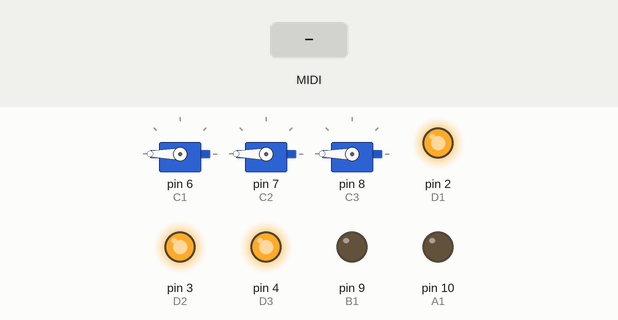
Simulated run of this sketch. Board: Arduino Uno, built with avr-gcc and run on an emulated ATmega328P. Shown: 3 × servo, output pins drawn as LEDs (lit = HIGH). Inputs (shaded band) come from the test bench. MIDI output is not drawn; pins used as bus, display or sensor lines are not drawn.

Above: at 1.2 s.
1.3 s: MIDI note 48 received
At 1.45 s:
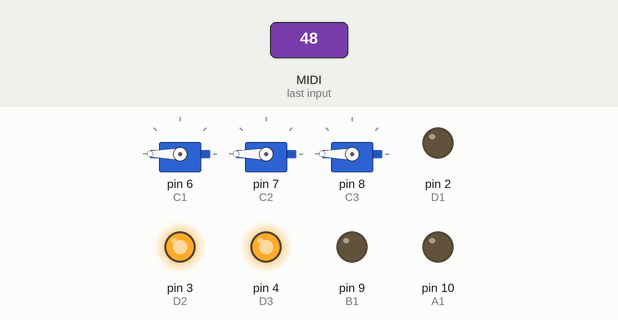
Timing chart, 0 to 4.3 s (numbered marks = the images above; inputs shaded):
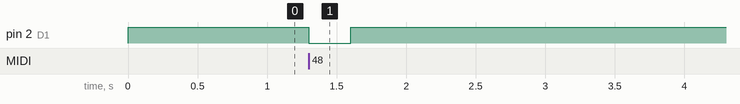

Measured:
- after the input at 1.3 s, pin 2 (D1): HIGH → LOW at once, → HIGH 0.30 s later

The sketch:

EnsembleFive.ino
```cpp
/* PHOBOS - EnsembleFive firmware v.0.3 (20.06.2017)
 *
 * using:
 * Arduino v1.8.0
 * MIDI_Library v.4.3.1 by fortyseveneffects
 * Servo Library v.1.1.2
 * EEPROM Library v.2.0.0
 *
 * plays:
 * A - 1 motor on a vynil with attached strings
 * B - 1 motor with loose strings
 * C - 3 servos plucking strings
 * D - 4 lights controlled by relays
 */

#include <EEPROM.h>
#include <Servo.h>
#include <MIDI.h>
#define MIDICH 1
#define START 43
#define SIZE 9

// VM VYNIL'S PINS
#define A1 10
// VM STRINGS' PINS
#define B1 9
// VM SERVOS' PINS
#define C1 6
#define C2 7
#define C3 8
// LIGHTS' PINS
#define D1 2
#define D2 3
#define D3 4
#define D4 5

/* Addresses on Arduino EEPROM for servo control parameters*/
#define S1MININC 0 // servo1 min increment (cc=116)
#define S1MAXINC 1 // servo1 max increment (cc=117)

#define S2MININC 2 // servo2 min increment (cc=118)
#define S2MAXINC 3 // servo2 max increment (cc=119)

#define S3MININC 4 // servo3 min increment (cc=120)
#define S3MAXINC 5 // servo3 max increment (cc=121)


#define S1MINANG 6 // servo1 min angle (cc=122)
#define S1MAXANG 7 // servo1 max angle (cc=123)

#define S2MINANG 8 // servo2 min angle (cc=124)
#define S2MAXANG 9 // servo2 max angle (cc=125)

#define S3MINANG 10 // servo3 min angle (cc=126)
#define S3MAXANG 11 // servo3 max angle (cc=127)

// servos
Servo servo1, servo2, servo3;
bool servoState[3]; // servo state to control servos out of MIDI loop
bool _servoState[3]; // servo previous state
float servoPos[3]; // servo current position
float servoInc[3]; //servo increment value which relates to movement speed
float servoMinInc[3]; // servo min increment values
float servoMaxInc[3]; // servo min increment values
float servoMinAng[3]; // servo min angle
float servoMaxAng[3]; // servo max angle

// make note to pin array
byte note2pin[SIZE];
byte vel, pitch, val, cc;

MIDI_CREATE_DEFAULT_INSTANCE();

void setup() {
  MIDI.begin(MIDICH);
  MIDI.turnThruOn();

  // set output pins
  pinMode(A1, OUTPUT);

  pinMode(B1, OUTPUT);

  servo1.attach(C1);
  servo2.attach(C2);
  servo3.attach(C3);

  pinMode(D1, OUTPUT);
  pinMode(D2, OUTPUT);
  pinMode(D3, OUTPUT);
  pinMode(D4, OUTPUT);
  // turn relays off
  digitalWrite(D1, HIGH);
  digitalWrite(D2, HIGH);
  digitalWrite(D3, HIGH);
  digitalWrite(D4, HIGH);

  // set servos to initial position
  servoPos[0] = midi2angle(EEPROM.read(S1MINANG));
  servo1.write(servoPos[0]);

  servoPos[1] = midi2angle(EEPROM.read(S2MINANG));
  servo2.write(servoPos[1]);

  servoPos[2] = midi2angle(EEPROM.read(S3MINANG));
  servo3.write(servoPos[2]);

  // set servos previous state
  _servoState[0] = false;
  _servoState[1] = false;
  _servoState[2] = false;

  // set servos' min&max increment values
  // NOTE: min/max inc values are between 0 and 127 (after mapped correspond to 0.1 to 10 degrees per millisecond)
  servoMinInc[0] = EEPROM.read(S1MININC);
  servoMaxInc[0] = EEPROM.read(S1MAXINC);

  servoMinInc[1] = EEPROM.read(S2MININC);
  servoMaxInc[1] = EEPROM.read(S2MAXINC);

  servoMinInc[2] = EEPROM.read(S3MININC);
  servoMaxInc[2] = EEPROM.read(S3MAXINC);

  // set servos0 min&max angle
  // NOTE: min/max angle values are already converted to angles
  servoMinAng[0] = midi2angle( EEPROM.read(S1MINANG) );
  servoMaxAng[0] = midi2angle( EEPROM.read(S1MAXANG) );

  servoMinAng[1] = midi2angle( EEPROM.read(S2MINANG) );
  servoMaxAng[1] = midi2angle( EEPROM.read(S2MAXANG) );

  servoMinAng[2] = midi2angle( EEPROM.read(S3MINANG) );
  servoMaxAng[2] = midi2angle( EEPROM.read(S3MAXANG) );

  // set note2pin array
  note2pin[43-START] = A1; //motor

  note2pin[44-START] = B1; //motor

  note2pin[45-START] = C1; // servos
  note2pin[46-START] = C2;
  note2pin[47-START] = C3;

  note2pin[48-START] = D1; // relays
  note2pin[49-START] = D2;
  note2pin[50-START] = D3;
  note2pin[51-START] = D4;
}

void loop() {
  if(MIDI.read()){
      switch(MIDI.getType()){
        case midi::NoteOn:
          pitch = MIDI.getData1();
          vel = MIDI.getData2();

          if(pitch > 44 && pitch < 48){ // activate servos and relays
              // set servos' values only (activation is done in runServos function)
              servoInc[pitch-45] = velocity2inc( servoMinInc[pitch-45], servoMaxInc[pitch-45], vel);
              servoState[pitch-45] = true;
              _servoState[pitch-45] = true;
              if(pitch==45) servo1.attach(C1);
              if(pitch==46) servo2.attach(C2);
              if(pitch==47) servo3.attach(C3);
            }

            if(pitch > 47 && pitch < 52){ // activate relays
              digitalWrite(note2pin[pitch-START], LOW);
            }

            if(pitch > 42 && pitch < 45){ // activate motors
              analogWrite(note2pin[pitch-START], vel << 1);
            }
          break;

        case midi::NoteOff:
          pitch = MIDI.getData1();
          if(pitch > 44 && pitch < 48){
             // deactivate servos
             servoState[pitch-45] = false;
          }
          if(pitch > 47 && pitch < 52){ // deactivate relays
              digitalWrite(note2pin[pitch-START], HIGH);
          }

          if(pitch > 42 && pitch < 45){ // deactivate motors
            analogWrite(note2pin[pitch-START], LOW);
          }
          break;

        // CONTROL CHANGE (SET SERVO PARAMETERS)
        case midi::ControlChange:
          cc = MIDI.getData1();
          val = MIDI.getData2();
          // from cc=100 to cc=111
          if(cc > 99 && cc < 112){
            EEPROM.write(cc-100, val); // store...
            updateServoParams(cc, val);//...and update
         break;
          }
      }
  }

  runServos(); // activate servos
  //delay(1); // (used only to set servo increments in a millisecond basis)
}

/***************** FUNTCIONS *****************/
byte voltage2byte(float v){
  return v*255/5.f;
}

float midi2angle(byte m){
  return 180/127.f*m;
}

float velocity2inc(byte _min, byte _max, byte v){ // translate velocity values into position increments usign a min/max inc.
  return map(v, 0, 127, _min, _max);
}

void runServos(){
  // servo1 attack
  if( servoState[0]==true && servoPos[0] < servoMaxAng[0] ){
    servo1.write(servoPos[0]);
    servoPos[0] += servoInc[0];
  }
  // servo1 release
  else if (servoState[0] == false && _servoState[0] == true){
    servoPos[0] = servoMinAng[0];
    servo1.write( servoPos[0] );
    _servoState[0] = false;
  }

  // servo2 attack
  if( servoState[1]==true && servoPos[1] < servoMaxAng[1] ){
    servo2.write(servoPos[1]);
    servoPos[1] += servoInc[1];
  }
  // servo2 release
  else if (servoState[1] == false && _servoState[1] == true){
    servoPos[1] = servoMinAng[1];
    servo2.write( servoPos[1] );
    _servoState[1] = false;
  }

  // servo3 attack
  if( servoState[2]==true && servoPos[2] < servoMaxAng[2] ){
    servo3.write(servoPos[2]);
    servoPos[2] += servoInc[2];
  }
  // servo3 release
  else if (servoState[2] == false && _servoState[2] == true){
    servoPos[2] = servoMinAng[2];
    servo3.write( servoPos[2] );
    _servoState[2] = false;
  }
}

void updateServoParams(byte addr, byte v){
  switch(addr){
    case 100:
      servoMinInc[0] = v;
      break;
    case 101:
      servoMaxInc[0] = v;
      break;
    case 102:
      servoMinInc[1] = v;
      break;
    case 103:
      servoMaxInc[1] = v;
      break;
    case 104:
      servoMinInc[2] = v;
      break;
    case 105:
      servoMaxInc[2] = v;
      break;
    case 106:
      servoMinAng[0] = midi2angle(v);
      servo1.write(servoMinAng[0]);
      break;
    case 107:
      servoMaxAng[0] = midi2angle(v);
      servo1.write(servoMaxAng[0]);
      break;
    case 108:
      servoMinAng[1] = midi2angle(v);
      servo2.write(servoMinAng[1]);
      break;
    case 109:
      servoMaxAng[1] = midi2angle(v);
      servo2.write(servoMaxAng[1]);
      break;
    case 110:
      servoMinAng[2] = midi2angle(v);
      servo3.write(servoMinAng[2]);
      break;
    case 111:
      servoMaxAng[2] = midi2angle(v);
      servo3.write(servoMaxAng[2]);
      break;

    default:
    break;
  }
}
```
